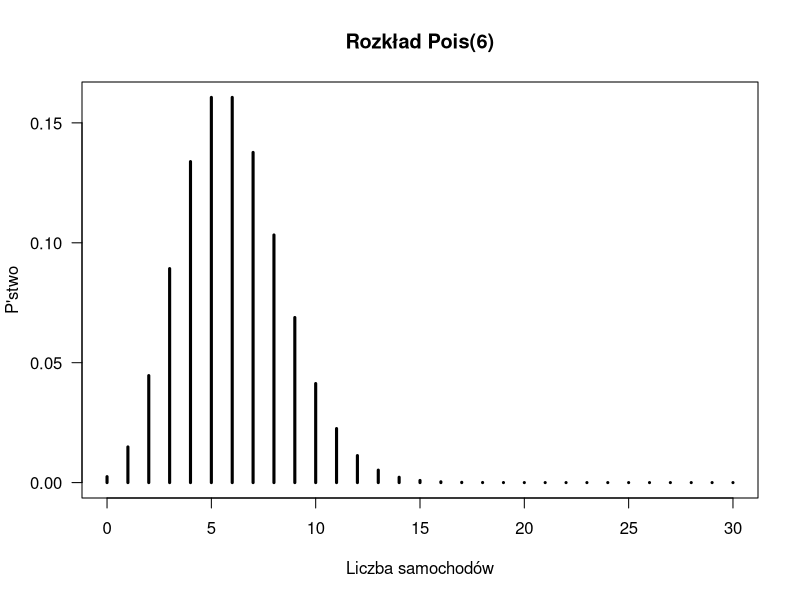

This chart was generated by the following R code:
# Pewien salon średnio sprzedaje trzy samochody tygodniowo. Niech X będzie liczbą samochodów
# sprzedanych w ciągu 2 tygodni. Zakładając, iż liczba samochodów sprzedanych przez firmę w
# dowolnym przedziale czasu ma rozkład Poissona, wyznaczyć
lambda <- 3 # sam / tyg
lambda <- 3 * 2 # 3 sam / tyg * 2 tyg = 6 sam

# i) P(X = 5)
dpois(x = 5, lambda)

# ii) P(X ≥ 4)
1 - ppois(q = 4 - 1, lambda)

# iii) P(3 ≤ X ≤ 5)
ppois(q = 5, lambda) - ppois(q = 3 - 1, lambda)

# iv) Narysować wykres rozkładu zmiennej X dla 0 ≤ 𝑥 ≤ 30.
x <- 0:30
y <- dpois(x, lambda)
plot(x, y,
     type = "h",
     lwd = 3,
     las = TRUE,
     main = "Rozkład Pois(6)",
     xlab = "Liczba samochodów",
     ylab = "P'stwo"
     )
